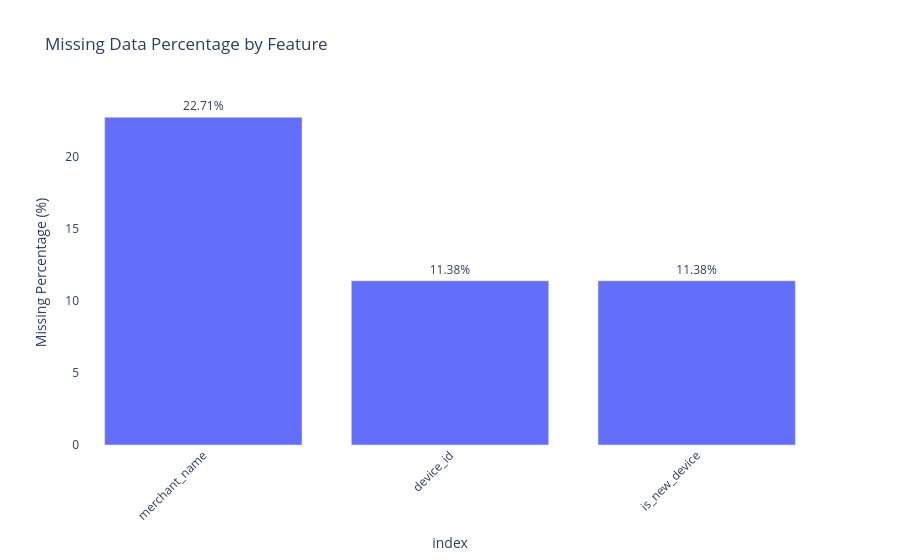

The notebook cell saved with this chart:
### Markdown cell above
##### **Handling Missing Transaction Values

### Code cell
# ----------------------------------------------------------
# 1. Check missing values before treatment
# ----------------------------------------------------------
'''
Create a dataframe to show total number of missing values
and percentage of missing values in transaction data
'''

missing_data = pd.DataFrame({"Missing Data": transaction_data.isnull().sum(), "Missing Percentage": (transaction_data.isnull().mean() * 100).round(2)})

# Show only columns that contain missing values
missing_data = (missing_data[missing_data["Missing Data"] > 0].sort_values("Missing Percentage", ascending=False))

print("Missing values BEFORE treatment:")
print("--"*25)
print(missing_data)
print()


# Visualizing the Missing Data
print("Visaulization of Missing values BEFORE treatment:")
print("--"*25)
fig = px.bar(missing_data, x=missing_data.index, y="Missing Percentage",
             title="Missing Data Percentage by Feature",
             labels={"x": "Features", "Missing Percentage": "Missing Percentage (%)"},
             text="Missing Percentage")

fig.update_traces( texttemplate="%{text:.2f}%", textposition="outside")

fig.update_layout(showlegend=False, plot_bgcolor="white", paper_bgcolor="white",
                  xaxis=dict(showgrid=False, tickangle=-45), yaxis=dict(showgrid=False))

fig.show()

### Figure 1 — Plotly figure (JSON) as saved in the notebook; plotly's stock layout.template omitted (floating-point values rounded to 4 significant figures)
{"data": [{"hovertemplate": "index=%{x}<br>Missing Percentage (%)=%{text}<extra></extra>", "legendgroup": "", "marker": {"color": "#636efa", "pattern": {"shape": ""}}, "name": "", "orientation": "v", "showlegend": false, "text": [22.71, 11.38, 11.38], "textposition": "outside", "texttemplate": "%{text:.2f}%", "type": "bar", "x": ["merchant_name", "device_id", "is_new_device"], "xaxis": "x", "y": [22.71, 11.38, 11.38], "yaxis": "y"}], "layout": {"autosize": true, "barmode": "relative", "legend": {"tracegroupgap": 0}, "paper_bgcolor": "white", "plot_bgcolor": "white", "showlegend": false, "title": {"text": "Missing Data Percentage by Feature"}, "xaxis": {"anchor": "y", "autorange": true, "domain": [0, 1], "range": [-0.5, 2.5], "showgrid": false, "tickangle": -45, "title": {"text": "index"}, "type": "category"}, "yaxis": {"anchor": "x", "autorange": true, "domain": [0, 1], "range": [0, 27.64], "showgrid": false, "title": {"text": "Missing Percentage (%)"}, "type": "linear"}}}
